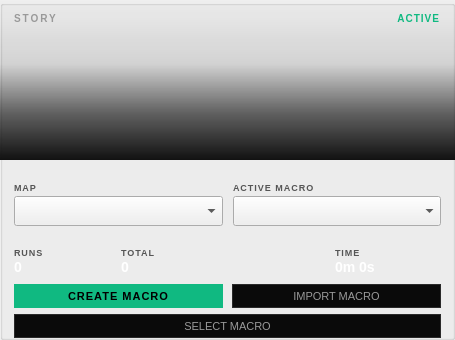
     <widget class="QGroupBox" name="storyModeGroup">
      <property name="geometry">
       <rect>
        <x>26</x>
        <y>75</y>
        <width>455</width>
        <height>340</height>
       </rect>
      </property>
      <property name="title">
       <string/>
      </property>
      <widget class="QFrame" name="storyImageFrame">
       <property name="geometry">
        <rect>
         <x>0</x>
         <y>0</y>
         <width>455</width>
         <height>160</height>
        </rect>
       </property>
       <property name="styleSheet">
        <string>border: none; background-repeat: no-repeat; background-position: center;</string>
       </property>
      </widget>
      <widget class="QFrame" name="storyImageOverlay">
       <property name="geometry">
        <rect>
         <x>0</x>
         <y>0</y>
         <width>455</width>
         <height>160</height>
        </rect>
       </property>
       <property name="styleSheet">
        <string>background: qlineargradient(x1:0, y1:0, x2:0, y2:1, stop:0 rgba(17,17,17,0), stop:0.4 rgba(17,17,17,30), stop:0.7 rgba(17,17,17,160), stop:1 rgba(17,17,17,255)); border: none;</string>
       </property>
      </widget>
      <widget class="QLabel" name="storyModeLabel">
       <property name="geometry">
        <rect>
         <x>14</x>
         <y>10</y>
         <width>80</width>
         <height>16</height>
        </rect>
       </property>
       <property name="styleSheet">
        <string>color: #999; font-size: 10px; font-weight: 700; letter-spacing: 2px; background: transparent;</string>
       </property>
       <property name="text">
        <string>STORY</string>
       </property>
      </widget>
      <widget class="QLabel" name="storyActiveLabel">
       <property name="geometry">
        <rect>
         <x>360</x>
         <y>10</y>
         <width>80</width>
         <height>16</height>
        </rect>
       </property>
       <property name="styleSheet">
        <string>color: #10b981; font-size: 10px; font-weight: 700; letter-spacing: 1px; background: transparent;</string>
       </property>
       <property name="text">
        <string>ACTIVE</string>
       </property>
       <property name="alignment">
        <set>Qt::AlignRight|Qt::AlignVCenter</set>
       </property>
      </widget>
      <widget class="QLabel" name="storyMapLabel">
       <property name="geometry">
        <rect>
         <x>14</x>
         <y>180</y>
         <width>60</width>
         <height>14</height>
        </rect>
       </property>
       <property name="styleSheet">
        <string>color: #555; font-size: 9px; font-weight: 600; letter-spacing: 1px; background: transparent;</string>
       </property>
       <property name="text">
        <string>MAP</string>
       </property>
      </widget>
      <widget class="QLabel" name="storyMacroLabel">
       <property name="geometry">
        <rect>
         <x>233</x>
         <y>180</y>
         <width>120</width>
         <height>14</height>
        </rect>
       </property>
       <property name="styleSheet">
        <string>color: #555; font-size: 9px; font-weight: 600; letter-spacing: 1px; background: transparent;</string>
       </property>
       <property name="text">
        <string>ACTIVE MACRO</string>
       </property>
      </widget>
      <widget class="QComboBox" name="storyMapCombo">
       <property name="geometry">
        <rect>
         <x>14</x>
         <y>196</y>
         <width>209</width>
         <height>30</height>
        </rect>
       </property>
      </widget>
      <widget class="QComboBox" name="storyMacroCombo">
       <property name="geometry">
        <rect>
         <x>233</x>
         <y>196</y>
         <width>208</width>
         <height>30</height>
        </rect>
       </property>
      </widget>
      <widget class="QLabel" name="storyRunsLabel">
       <property name="geometry">
        <rect>
         <x>14</x>
         <y>240</y>
         <width>107</width>
         <height>40</height>
        </rect>
       </property>
       <property name="styleSheet">
        <string>background: transparent;</string>
       </property>
       <property name="text">
        <string>&lt;span style="color:#555;font-size:9px;font-weight:600;letter-spacing:1px;">RUNS&lt;/span>&lt;br>&lt;span style="color:#fff;font-size:14px;font-weight:600;font-family:'Menlo','SF Mono',monospace;">0&lt;/span></string>
       </property>
       <property name="textFormat">
        <enum>Qt::RichText</enum>
       </property>
      </widget>
      <widget class="QLabel" name="storyTotalLabel">
       <property name="geometry">
        <rect>
         <x>121</x>
         <y>240</y>
         <width>107</width>
         <height>40</height>
        </rect>
       </property>
       <property name="styleSheet">
        <string>background: transparent;</string>
       </property>
       <property name="text">
        <string>&lt;span style="color:#555;font-size:9px;font-weight:600;letter-spacing:1px;">TOTAL&lt;/span>&lt;br>&lt;span style="color:#fff;font-size:14px;font-weight:600;font-family:'Menlo','SF Mono',monospace;">0&lt;/span></string>
       </property>
       <property name="textFormat">
        <enum>Qt::RichText</enum>
       </property>
      </widget>
      <widget class="QLabel" name="storyTimeLabel">
       <property name="geometry">
        <rect>
         <x>335</x>
         <y>240</y>
         <width>107</width>
         <height>40</height>
        </rect>
       </property>
       <property name="styleSheet">
        <string>background: transparent;</string>
       </property>
       <property name="text">
        <string>&lt;span style="color:#555;font-size:9px;font-weight:600;letter-spacing:1px;">TIME&lt;/span>&lt;br>&lt;span style="color:#fff;font-size:14px;font-weight:600;font-family:'Menlo','SF Mono',monospace;">0m 0s&lt;/span></string>
       </property>
       <property name="textFormat">
        <enum>Qt::RichText</enum>
       </property>
      </widget>
      <widget class="QPushButton" name="storyCreateMacroButton">
       <property name="geometry">
        <rect>
         <x>14</x>
         <y>284</y>
         <width>209</width>
         <height>24</height>
        </rect>
       </property>
       <property name="styleSheet">
        <string>background: #10b981; color: #000; font-weight: 700; font-size: 11px; border: none; border-radius: 0px; letter-spacing: 1px;</string>
       </property>
       <property name="text">
        <string>CREATE MACRO</string>
       </property>
      </widget>
      <widget class="QPushButton" name="storyImportMacroButton">
       <property name="geometry">
        <rect>
         <x>232</x>
         <y>284</y>
         <width>209</width>
         <height>24</height>
        </rect>
       </property>
       <property name="styleSheet">
        <string>background: #0a0a0a; color: #999; font-size: 11px; border: 1px solid #2a2a2a; border-radius: 0px;</string>
       </property>
       <property name="text">
        <string>IMPORT MACRO</string>
       </property>
      </widget>
      <widget class="QPushButton" name="storySelectMacroButton">
       <property name="geometry">
        <rect>
         <x>14</x>
         <y>314</y>
         <width>427</width>
         <height>24</height>
        </rect>
       </property>
       <property name="styleSheet">
        <string>background: #0a0a0a; color: #999; font-size: 11px; border: 1px solid #2a2a2a; border-radius: 0px;</string>
       </property>
       <property name="text">
        <string>SELECT MACRO</string>
       </property>
      </widget>
     </widget>
